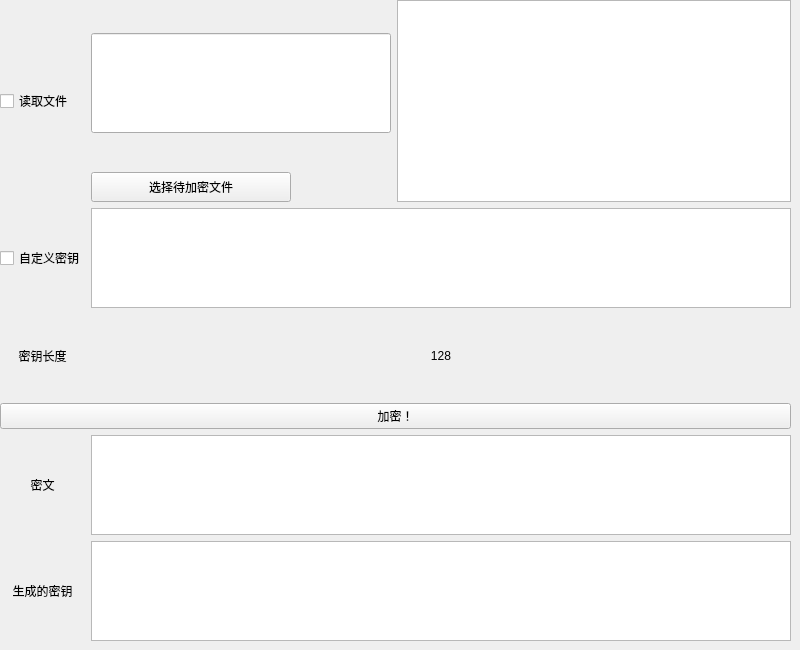
      <widget class="QWidget" name="page_16">
       <widget class="QWidget" name="gridLayoutWidget_6">
        <property name="geometry">
         <rect>
          <x>0</x>
          <y>0</y>
          <width>791</width>
          <height>641</height>
         </rect>
        </property>
        <layout class="QGridLayout" name="gridLayout_8">
         <item row="5" column="1" colspan="2">
          <widget class="QLabel" name="label_45">
           <property name="text">
            <string>128</string>
           </property>
           <property name="alignment">
            <set>Qt::AlignCenter</set>
           </property>
          </widget>
         </item>
         <item row="0" column="0" rowspan="3">
          <widget class="QCheckBox" name="checkBox_11">
           <property name="text">
            <string>读取文件</string>
           </property>
          </widget>
         </item>
         <item row="0" column="2" rowspan="3">
          <widget class="QPlainTextEdit" name="plainTextEdit_16">
           <property name="maximumSize">
            <size>
             <width>16777215</width>
             <height>300</height>
            </size>
           </property>
          </widget>
         </item>
         <item row="4" column="0">
          <widget class="QCheckBox" name="checkBox_15">
           <property name="maximumSize">
            <size>
             <width>16777215</width>
             <height>100</height>
            </size>
           </property>
           <property name="text">
            <string>自定义密钥</string>
           </property>
          </widget>
         </item>
         <item row="5" column="0">
          <widget class="QLabel" name="label_32">
           <property name="maximumSize">
            <size>
             <width>300</width>
             <height>16777215</height>
            </size>
           </property>
           <property name="text">
            <string>密钥长度</string>
           </property>
           <property name="alignment">
            <set>Qt::AlignCenter</set>
           </property>
          </widget>
         </item>
         <item row="8" column="0">
          <widget class="QLabel" name="label_31">
           <property name="text">
            <string>生成的密钥</string>
           </property>
           <property name="alignment">
            <set>Qt::AlignCenter</set>
           </property>
          </widget>
         </item>
         <item row="7" column="1" colspan="2">
          <widget class="QTextEdit" name="textEdit_10">
           <property name="maximumSize">
            <size>
             <width>16777215</width>
             <height>100</height>
            </size>
           </property>
          </widget>
         </item>
         <item row="8" column="1" colspan="2">
          <widget class="QTextEdit" name="textEdit_9">
           <property name="maximumSize">
            <size>
             <width>16777215</width>
             <height>100</height>
            </size>
           </property>
          </widget>
         </item>
         <item row="2" column="1">
          <widget class="QPushButton" name="pushButton_41">
           <property name="maximumSize">
            <size>
             <width>200</width>
             <height>30</height>
            </size>
           </property>
           <property name="layoutDirection">
            <enum>Qt::LeftToRight</enum>
           </property>
           <property name="text">
            <string>选择待加密文件</string>
           </property>
           <property name="checkable">
            <bool>false</bool>
           </property>
          </widget>
         </item>
         <item row="4" column="1" colspan="2">
          <widget class="QPlainTextEdit" name="plainTextEdit_15">
           <property name="maximumSize">
            <size>
             <width>16777215</width>
             <height>100</height>
            </size>
           </property>
          </widget>
         </item>
         <item row="0" column="1" rowspan="2">
          <widget class="QLineEdit" name="lineEdit_12">
           <property name="maximumSize">
            <size>
             <width>300</width>
             <height>100</height>
            </size>
           </property>
          </widget>
         </item>
         <item row="6" column="0" colspan="3">
          <widget class="QPushButton" name="pushButton_42">
           <property name="text">
            <string>加密！</string>
           </property>
          </widget>
         </item>
         <item row="7" column="0">
          <widget class="QLabel" name="label_30">
           <property name="text">
            <string>密文</string>
           </property>
           <property name="alignment">
            <set>Qt::AlignCenter</set>
           </property>
          </widget>
         </item>
        </layout>
       </widget>
      </widget>
